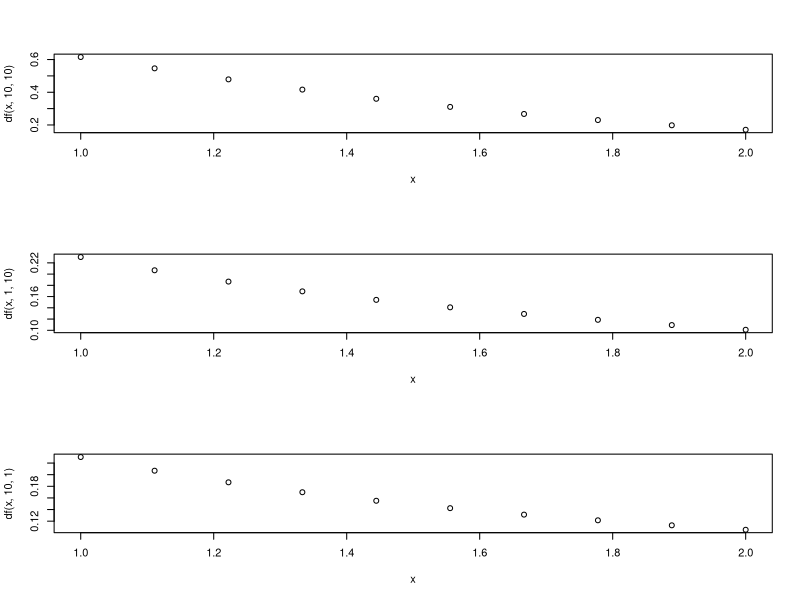
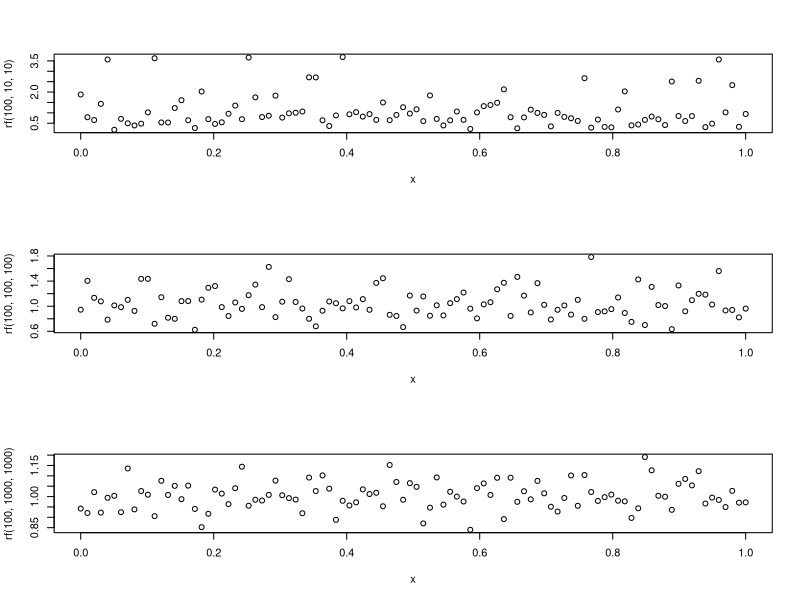

Here is the R script that generated these plots, in order:
# if two parameters is equal and large. the most of possibility distribte
# at the high value, otherwise. the unbalance situation may happen with higher
# possibility.

par(mfrow=c(3,1))
x = seq(1, 2, length.out = 10)
plot(x, df(x, 10, 10))

x = seq(1, 2, length.out = 10)
plot(x, df(x, 1, 10))

x = seq(1, 2, length.out = 10)
plot(x, df(x, 10, 1))

# 


# show distribution of F. you can see with the increment of samples's number.
# the ratio become closer and closer to 1. 
par(mfrow=c(3,1))
x = seq(0, 1, length.out = 100)
plot(x, rf(100, 10, 10))

x = seq(0, 1, length.out = 100)
plot(x, rf(100, 100, 100))

x = seq(0, 1, length.out = 100)
plot(x, rf(100, 1000, 1000))